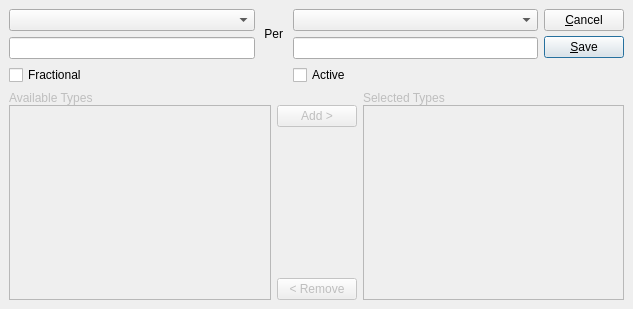
<?xml version="1.0" encoding="UTF-8"?>
<ui version="4.0">
 <comment>This file is part of the xTuple ERP: PostBooks Edition, a free and
open source Enterprise Resource Planning software suite,
Copyright (c) 1999-2018 by OpenMFG LLC, d/b/a xTuple.
It is licensed to you under the Common Public Attribution License
version 1.0, the full text of which (including xTuple-specific Exhibits)
is available at www.xtuple.com/CPAL.  By using this software, you agree
to be bound by its terms.</comment>
 <class>itemUOM</class>
 <widget class="QDialog" name="itemUOM">
  <property name="geometry">
   <rect>
    <x>0</x>
    <y>0</y>
    <width>633</width>
    <height>309</height>
   </rect>
  </property>
  <property name="windowTitle">
   <string>Unit of Measure</string>
  </property>
  <layout class="QVBoxLayout">
   <property name="spacing">
    <number>6</number>
   </property>
   <property name="margin">
    <number>9</number>
   </property>
   <item>
    <layout class="QHBoxLayout">
     <property name="spacing">
      <number>6</number>
     </property>
     <property name="margin">
      <number>0</number>
     </property>
     <item>
      <layout class="QVBoxLayout">
       <property name="spacing">
        <number>0</number>
       </property>
       <property name="margin">
        <number>0</number>
       </property>
       <item>
        <layout class="QVBoxLayout">
         <property name="spacing">
          <number>6</number>
         </property>
         <property name="margin">
          <number>0</number>
         </property>
         <item>
          <layout class="QGridLayout">
           <property name="margin">
            <number>0</number>
           </property>
           <property name="spacing">
            <number>6</number>
           </property>
           <item row="0" column="2">
            <widget class="XComboBox" name="_uomTo"/>
           </item>
           <item row="1" column="2">
            <widget class="XLineEdit" name="_toValue"/>
           </item>
           <item row="1" column="0">
            <widget class="XLineEdit" name="_fromValue"/>
           </item>
           <item row="0" column="1" rowspan="2">
            <widget class="QLabel" name="_perLit">
             <property name="text">
              <string> Per </string>
             </property>
            </widget>
           </item>
           <item row="0" column="0">
            <widget class="XComboBox" name="_uomFrom"/>
           </item>
           <item row="2" column="0">
            <widget class="QCheckBox" name="_fractional">
             <property name="text">
              <string>Fractional</string>
             </property>
            </widget>
           </item>
           <item row="2" column="2">
            <widget class="QCheckBox" name="_active">
             <property name="text">
              <string>Active</string>
             </property>
            </widget>
           </item>
          </layout>
         </item>
        </layout>
       </item>
       <item>
        <spacer>
         <property name="orientation">
          <enum>Qt::Vertical</enum>
         </property>
         <property name="sizeHint" stdset="0">
          <size>
           <width>329</width>
           <height>0</height>
          </size>
         </property>
        </spacer>
       </item>
      </layout>
     </item>
     <item>
      <layout class="QVBoxLayout">
       <property name="spacing">
        <number>0</number>
       </property>
       <property name="margin">
        <number>0</number>
       </property>
       <item>
        <layout class="QVBoxLayout">
         <property name="spacing">
          <number>5</number>
         </property>
         <property name="margin">
          <number>0</number>
         </property>
         <item>
          <widget class="QPushButton" name="_close">
           <property name="text">
            <string>&amp;Cancel</string>
           </property>
          </widget>
         </item>
         <item>
          <widget class="QPushButton" name="_save">
           <property name="text">
            <string>&amp;Save</string>
           </property>
           <property name="autoDefault">
            <bool>true</bool>
           </property>
           <property name="default">
            <bool>true</bool>
           </property>
          </widget>
         </item>
        </layout>
       </item>
       <item>
        <spacer>
         <property name="orientation">
          <enum>Qt::Vertical</enum>
         </property>
         <property name="sizeType">
          <enum>QSizePolicy::Expanding</enum>
         </property>
         <property name="sizeHint" stdset="0">
          <size>
           <width>20</width>
           <height>0</height>
          </size>
         </property>
        </spacer>
       </item>
      </layout>
     </item>
    </layout>
   </item>
   <item>
    <widget class="QFrame" name="_typeFrame">
     <property name="enabled">
      <bool>false</bool>
     </property>
     <property name="sizePolicy">
      <sizepolicy hsizetype="Preferred" vsizetype="Expanding">
       <horstretch>0</horstretch>
       <verstretch>1</verstretch>
      </sizepolicy>
     </property>
     <property name="frameShape">
      <enum>QFrame::NoFrame</enum>
     </property>
     <property name="frameShadow">
      <enum>QFrame::Plain</enum>
     </property>
     <layout class="QHBoxLayout">
      <property name="spacing">
       <number>6</number>
      </property>
      <property name="margin">
       <number>0</number>
      </property>
      <item>
       <layout class="QVBoxLayout">
        <property name="spacing">
         <number>0</number>
        </property>
        <property name="margin">
         <number>0</number>
        </property>
        <item>
         <widget class="QLabel" name="label">
          <property name="text">
           <string>Available Types</string>
          </property>
         </widget>
        </item>
        <item>
         <widget class="QListWidget" name="_available"/>
        </item>
       </layout>
      </item>
      <item>
       <layout class="QVBoxLayout">
        <property name="spacing">
         <number>0</number>
        </property>
        <property name="margin">
         <number>0</number>
        </property>
        <item>
         <widget class="QLabel" name="_filler">
          <property name="text">
           <string/>
          </property>
         </widget>
        </item>
        <item>
         <widget class="QPushButton" name="_add">
          <property name="enabled">
           <bool>false</bool>
          </property>
          <property name="text">
           <string>Add &gt;</string>
          </property>
         </widget>
        </item>
        <item>
         <spacer>
          <property name="orientation">
           <enum>Qt::Vertical</enum>
          </property>
          <property name="sizeHint" stdset="0">
           <size>
            <width>20</width>
            <height>40</height>
           </size>
          </property>
         </spacer>
        </item>
        <item>
         <widget class="QPushButton" name="_remove">
          <property name="enabled">
           <bool>false</bool>
          </property>
          <property name="text">
           <string>&lt; Remove</string>
          </property>
         </widget>
        </item>
       </layout>
      </item>
      <item>
       <layout class="QVBoxLayout">
        <property name="spacing">
         <number>0</number>
        </property>
        <property name="margin">
         <number>0</number>
        </property>
        <item>
         <widget class="QLabel" name="label_2">
          <property name="text">
           <string>Selected Types</string>
          </property>
         </widget>
        </item>
        <item>
         <widget class="QListWidget" name="_selected"/>
        </item>
       </layout>
      </item>
     </layout>
    </widget>
   </item>
  </layout>
 </widget>
 <layoutdefault spacing="5" margin="5"/>
 <customwidgets>
  <customwidget>
   <class>XComboBox</class>
   <extends>QComboBox</extends>
   <header>xcombobox.h</header>
  </customwidget>
  <customwidget>
   <class>XLineEdit</class>
   <extends>QLineEdit</extends>
   <header>xlineedit.h</header>
   <container>1</container>
  </customwidget>
 </customwidgets>
 <tabstops>
  <tabstop>_uomFrom</tabstop>
  <tabstop>_fromValue</tabstop>
  <tabstop>_uomTo</tabstop>
  <tabstop>_toValue</tabstop>
  <tabstop>_available</tabstop>
  <tabstop>_add</tabstop>
  <tabstop>_remove</tabstop>
  <tabstop>_selected</tabstop>
  <tabstop>_save</tabstop>
  <tabstop>_close</tabstop>
 </tabstops>
 <resources/>
 <connections>
  <connection>
   <sender>_close</sender>
   <signal>clicked()</signal>
   <receiver>itemUOM</receiver>
   <slot>reject()</slot>
   <hints>
    <hint type="sourcelabel">
     <x>363</x>
     <y>32</y>
    </hint>
    <hint type="destinationlabel">
     <x>308</x>
     <y>16</y>
    </hint>
   </hints>
  </connection>
  <connection>
   <sender>_available</sender>
   <signal>doubleClicked(QModelIndex)</signal>
   <receiver>_add</receiver>
   <slot>animateClick()</slot>
   <hints>
    <hint type="sourcelabel">
     <x>101</x>
     <y>115</y>
    </hint>
    <hint type="destinationlabel">
     <x>181</x>
     <y>107</y>
    </hint>
   </hints>
  </connection>
  <connection>
   <sender>_selected</sender>
   <signal>doubleClicked(QModelIndex)</signal>
   <receiver>_remove</receiver>
   <slot>animateClick()</slot>
   <hints>
    <hint type="sourcelabel">
     <x>316</x>
     <y>186</y>
    </hint>
    <hint type="destinationlabel">
     <x>219</x>
     <y>183</y>
    </hint>
   </hints>
  </connection>
  <connection>
   <sender>_uomTo</sender>
   <signal>valid(bool)</signal>
   <receiver>_typeFrame</receiver>
   <slot>setEnabled(bool)</slot>
   <hints>
    <hint type="sourcelabel">
     <x>218</x>
     <y>21</y>
    </hint>
    <hint type="destinationlabel">
     <x>172</x>
     <y>78</y>
    </hint>
   </hints>
  </connection>
 </connections>
</ui>
